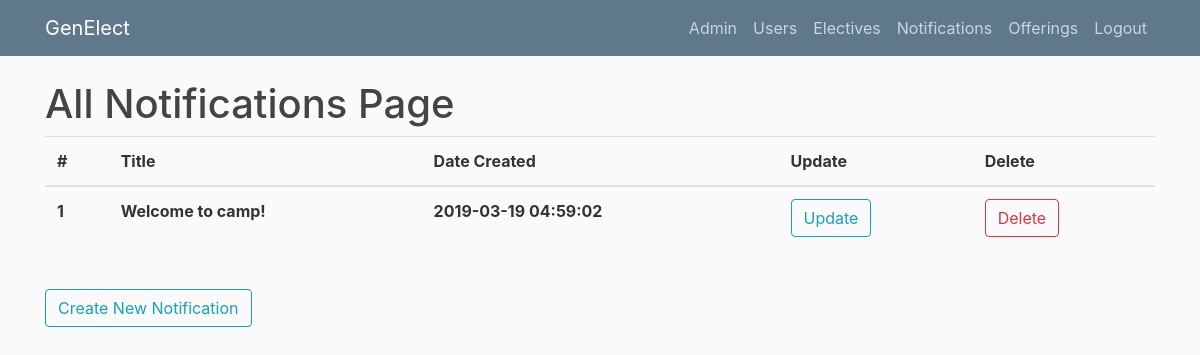
/allnotifications (signed in), run on an earlier commit of the app's database.
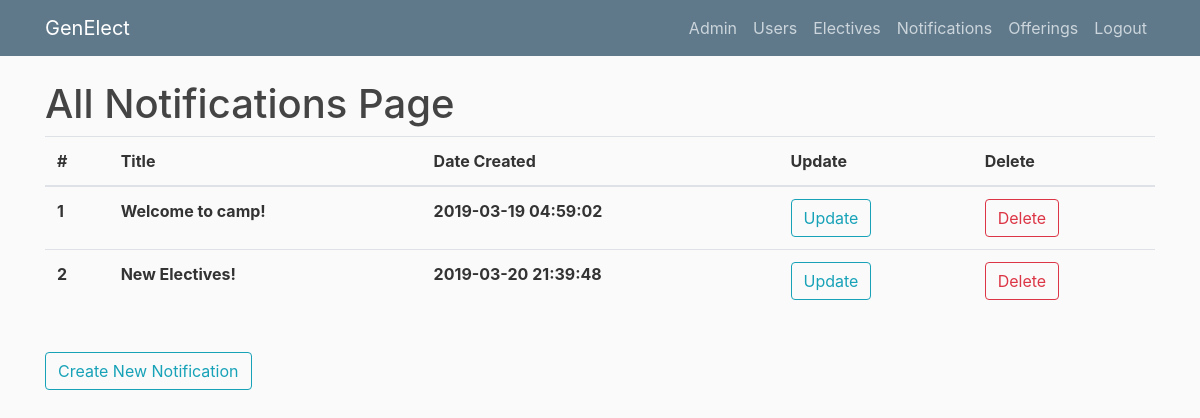
And on a later commit of the database.
### genElect/models.py (models this page shows)
class Base(db.Model):
    __abstract__ = True
    id = db.Column(db.Integer, primary_key=True, autoincrement=True)
    date_created = db.Column(db.DateTime, default=db.func.current_timestamp())
    date_modified = db.Column(db.DateTime, default=db.func.current_timestamp(),
            onupdate=db.func.current_timestamp())

class Notifications(Base):
    title = db.Column(db.String(100))
    notification = db.Column(db.String(1000))

### genElect/__init__.py (the view)
@app.route("/allnotifications")
def allnotifications():
    if current_user.is_authenticated and current_user.role == "admin":
        notifications = Notifications.query.all()
        return render_template('allnotifications.html', notifications=notifications, title="Notifications")
    else:
        return render_template('denied.html')

### genElect/__init__.py (called while the page is built)
@login_manager.user_loader
def load_user(user_id):
    return Users.query.get(int(user_id))

### genElect/templates/allnotifications.html
{% extends "layout.html" %}
{% block content %}
    <h1>All Notifications Page</h1>
	<table class="table">
	  <thead>
	    <tr>
	      <th scope="col">#</th>
	      <th scope="col">Title</th>
	      <th scope="col">Date Created</th>
	      <th scope="col">Update</th>
	      <th scope="col">Delete</th>
	    </tr>
	  </thead>
	  <tbody>
	  	{% for notification in notifications %}
	    <tr>
	      <th scope="row">{{notification.id}}</th>
	      <th scope="row">{{notification.title}}</th>
	      <th scope="row">{{notification.date_created}}</th>
	      <th scope="row"><button type="button" onclick="window.location.href = '/editnotification/{{notification.id}}'" class="btn btn-outline-info">Update</button></th>
	      <th scope="row"><button type="button" onclick="window.location.href = '/deletenotification/{{notification.id}}'" class="btn btn-outline-danger">Delete</button></th>
	    </tr>
	    {% endfor %}
	  </tbody>
	</table>
    <br>
    <button type="button" onclick="window.location.href = '/createnotification'" class="btn btn-outline-info">Create New Notification</button>
{% endblock content %}

What changed in the data, as far as the page shows it:
added Notifications: id "2", title "New Electives!", date_created "2019-03-20 21:39:48"
